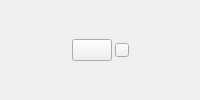
<?xml version="1.0" encoding="UTF-8"?>
<ui version="4.0">
 <class>AchievementMiniView</class>
 <widget class="QWidget" name="AchievementMiniView">
  <layout class="QHBoxLayout" name="layout">
   <property name="spacing">
    <number>3</number>
   </property>
   <item>
    <spacer name="leftSpacer">
     <property name="orientation">
      <enum>Qt::Horizontal</enum>
     </property>
     <property name="sizeHint" stdset="0">
      <size>
       <width>40</width>
       <height>20</height>
      </size>
     </property>
    </spacer>
   </item>
   <item>
    <widget class="QPushButton" name="btnXP">
     <property name="toolTip">
      <string>ebisu_client_achievement_tooltip</string>
     </property>
    </widget>
   </item>
   <item>
    <widget class="QPushButton" name="btnIcon">
     <property name="minimumSize">
      <size>
       <width>14</width>
       <height>14</height>
      </size>
     </property>
     <property name="maximumSize">
      <size>
       <width>14</width>
       <height>14</height>
      </size>
     </property>
     <property name="toolTip">
      <string>ebisu_client_achievement_tooltip</string>
     </property>
    </widget>
   </item>
   <item>
    <spacer name="rightSpacer">
     <property name="orientation">
      <enum>Qt::Horizontal</enum>
     </property>
     <property name="sizeHint" stdset="0">
      <size>
       <width>40</width>
       <height>20</height>
      </size>
     </property>
    </spacer>
   </item>
  </layout>
 </widget>
 <layoutdefault spacing="0" margin="0"/>
 <resources/>
 <connections/>
</ui>
